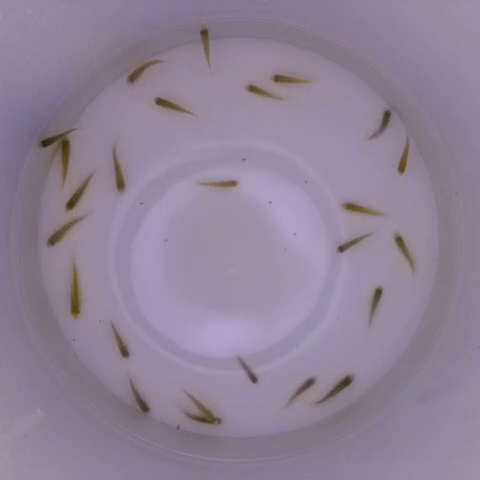
#> input picture from_Post_Image.jpg, 480 x 480 px
$ python -i shrimpCounter.py   (imports and definitions only)
#> lines starting #> are read from the running program, lines starting #| are printed output that depends on the picture; after the words box and inside, x2 and y2 are one past the last pixel; in counts of white or black regions, pixels touching at a corner belong together
import cv2
import re
import os
import numpy as np
import statistics
from datetime import datetime
import time
from pathlib import Path
# log
import logging
logger = logging.getLogger(__name__)
FORMAT = '%(asctime)s %(levelname)s: %(message)s'
# [1 line not run here, left out]

class ShrimpCounter():
    def __init__(self):
        self.contours = []
        self.freq = []
        self.boundary = []
        self.cnts_area = []
        self.contours_single = []
        self.cnts_indv_area = []
        self.cnts_area_single = []

        self.frame_num = 5
        self.frame_list = []
        # Data processing
        self.accumulated_num = 0
        self.counts_avg = [0, 0]
        self.length_avg = [0, 0]

        # Adjustable parameters
        self.bw_shift = None
        self.pix2mm_ratio = None
        self.count_shift = 0
        self.aspect_ratio = 1.5
        self.contour_area_upper_ratio = 1.5
        self.contour_area_lower_ratio = 0.5


    # [24 lines left out: functions get_download_img_list, get_upload_img_list, reset_counting, not called in this run]
    # [12 lines of commented-out code are left out]


    def get_roi(self, input):
        #print("type: ",type(input))
        img = None
        if isinstance(input, np.ndarray):
            #print("input is ndarray: ",type(input))
            img = cv2.cvtColor(input, cv2.COLOR_RGB2BGR)
        else:
            if os.path.exists(input):
                #print("input_path: " + input)
                frame = cv2.imdecode(np.fromfile(input, dtype=np.uint8), cv2.IMREAD_UNCHANGED)
                img = cv2.cvtColor(frame, cv2.COLOR_RGB2BGR)


        #img = cv2.imread(input_path, 1)
        h, w, c = img.shape

        # Crop image from (h,w) to (h,h) square
        dw = int((w-h)/2)
        gray = cv2.cvtColor(img, cv2.COLOR_BGR2GRAY)
        gray = gray[:, dw:dw+h]

        # Get ROI
        #circle_mask = np.zeros((h,h), np.uint8)
        #cv2.circle(circle_mask, (int(h/2),int(h/2)), int(h/2), 1, -1)
        #masked_gray = cv2.bitwise_and(gray, gray, mask=circle_mask)

        # Get ROI
        circle_mask = np.zeros((h,h), np.uint8)
        cv2.circle(circle_mask, (int(h/2),int(h/2)), int(h/2), 1, -1)
        masked_gray = cv2.bitwise_and(gray, gray, mask=circle_mask)

        return masked_gray, circle_mask


    # [119 lines left out: functions get_equalization, get_bw, colorize_contours, draw_minAreaRect, get_px_length, ref_contours and 2 more, not called in this run]

    #for AWS
    def get_results(self, frame_list, moving_avg=True, dir ="" ):
        counting_list = []
        length_list = []
        output_img_list = []

        #PINGU??
        processed_num = 0
        #counting = 0
        #print("~~~~frame_list" + str(len(frame_list)))

        for i_frame, img in enumerate(frame_list):
            # [6 lines of commented-out code are left out]

            masked_gray, circle_mask = self.get_roi(img) #image path or
            masked_equ = self.get_equalization(masked_gray)
            masked_thresh = self.get_bw(masked_equ, circle_mask)
            cnts, hierarchy = cv2.findContours(
                    masked_thresh, cv2.RETR_EXTERNAL, cv2.CHAIN_APPROX_SIMPLE)
            #List
            count = self.get_number(cnts) + self.count_shift
            counting_list.append(int(count))

            filtered_objects, px_length = self.get_px_length(masked_thresh)
            length_list.append(int(px_length))

            color_thresh = self.colorize_contours(cnts, masked_thresh)
            color_thresh = self.draw_minAreaRect(color_thresh)

            # Results
            res_frame = color_thresh

            counting = np.mean(counting_list)
            length = np.mean(length_list)*self.pix2mm_ratio

        if moving_avg:
            self.accumulated_num += 1

            self.counts_avg[0] = self.counts_avg[1]
            self.counts_avg[1] = (self.counts_avg[0]*(self.accumulated_num-1)
                + counting)/self.accumulated_num
            #if moving_avg on ,then use moving average counting
            counting = self.counts_avg[1]

            self.length_avg[0] = self.length_avg[1]
            self.length_avg[1] = (self.length_avg[0]*(self.accumulated_num-1)
                + length)/self.accumulated_num

            #if moving_avg on ,then use moving average length
            length = self.length_avg[1]


        cv2.putText(color_thresh, f'Count:{int(counting):3d}',
                (10,20), 1, 1.5, (255,255,0), 2)
        cv2.putText(color_thresh, f'Length:{int(length):3d}mm',
                (10,50), 1, 1.5, (255,255,0), 2)

        res_frame = np.hstack(
                (cv2.merge((masked_equ,masked_equ,masked_equ)), color_thresh))
        #cv2.putText(res_frame, '{:3d}'.format(
        #    int(counting)), (700,50), 1, 3, (0,255,255), 2)

        #output_img_file = os.path.join(output_path, 'frame_{:06d}.jpeg'.format(i))

        #D:\Fish\Fish_counting\fish_counting_system\TempDownloadFile\20200921-113814-889.png

        resultDir = os.path.join(dir , "result\\")

        #make local result dir
        if not os.path.exists(resultDir):
            os.makedirs(resultDir)
            print("makedirs result directory!!!!!!")


        rstImgName = 'result_' + str(processed_num) + ".png"#os.path.basename(img)
        output_img = resultDir + rstImgName

        '''TOOD: maybe add some condition to pick the best output image'''
        if i_frame == (len(frame_list)-1):
            cv2.imwrite(output_img, res_frame)
            output_img_list.append(output_img)
        processed_num += 1


        current_date = datetime.fromtimestamp(time.time());
        #print("current_date =", current_date)
        time_stamp = str(current_date).split('.')[0]

        return res_frame, counting, length, time_stamp, output_img_list

>>> import cv2
>>> picture = cv2.imread('from_Post_Image.jpg', cv2.IMREAD_GRAYSCALE)
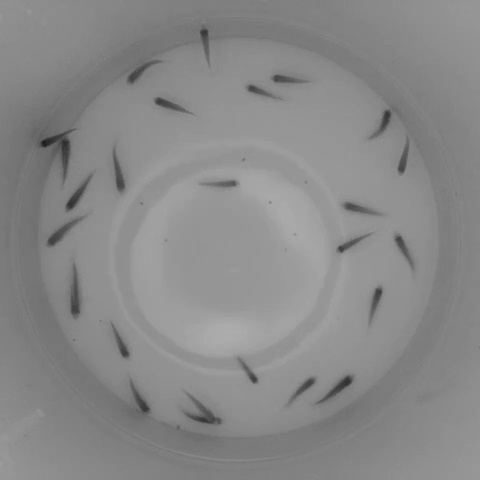
#> picture: shape (480, 480); min 28, max 173, mean 136.6
>>> result = ShrimpCounter().get_results(picture)
#> in get_roi, `img = cv2.cvtColor(input, cv2.COLOR_RGB2BGR)`: img = 480 rows, first 8: [142, 142, 142], [142, 142, 142], [142, 142, 142], [142, 142, 142], [142, 142, 142], [142, 142, 142], [142, 142, 142], [142, 142, 142]
#> in get_roi, `gray = cv2.cvtColor(img, cv2.COLOR_BGR2GRAY)`: gray = 480 values, max 149 at index 460, min 126 at index 250, mean 135
#> in get_roi, `cv2.circle(circle_mask, (int(h/2),int(h/2)), int(h/2), 1, -1)`:
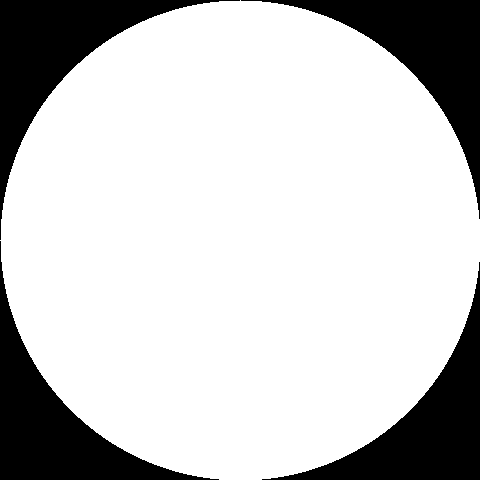
#> circle_mask: shape (480, 480); values 0 (black) and 1 (white), 78.5% white; 4 black regions, box (x1, y1, x2, y2) and area: (0, 0, 240, 240) 12611, (241, 0, 480, 219) 12371, (0, 241, 219, 480) 12371, (262, 262, 480, 480) 12132
#> (the run stopped early here; a loop or call above may not have finished)
